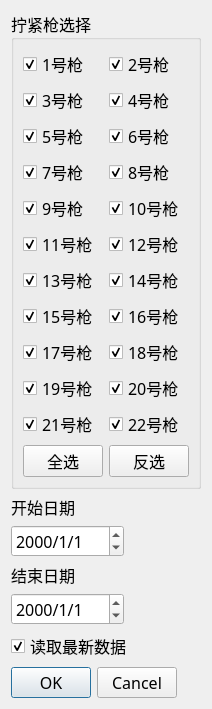
<?xml version="1.0" encoding="UTF-8"?>
<ui version="4.0">
 <class>Dialog</class>
 <widget class="QDialog" name="Dialog">
  <property name="geometry">
   <rect>
    <x>0</x>
    <y>0</y>
    <width>212</width>
    <height>580</height>
   </rect>
  </property>
  <property name="windowTitle">
   <string>多拧紧枪数据分析</string>
  </property>
  <layout class="QHBoxLayout" name="horizontalLayout">
   <item>
    <layout class="QVBoxLayout" name="verticalLayout">
     <property name="sizeConstraint">
      <enum>QLayout::SetFixedSize</enum>
     </property>
     <item>
      <layout class="QVBoxLayout" name="verticalLayout_2">
       <property name="sizeConstraint">
        <enum>QLayout::SetMinimumSize</enum>
       </property>
       <item>
        <widget class="QGroupBox" name="groupBox">
         <property name="sizePolicy">
          <sizepolicy hsizetype="Fixed" vsizetype="Preferred">
           <horstretch>0</horstretch>
           <verstretch>0</verstretch>
          </sizepolicy>
         </property>
         <property name="font">
          <font>
           <family>黑体</family>
           <pointsize>12</pointsize>
          </font>
         </property>
         <property name="title">
          <string>拧紧枪选择</string>
         </property>
         <layout class="QFormLayout" name="formLayout">
          <item row="0" column="0">
           <widget class="QCheckBox" name="checkBoxS1">
            <property name="font">
             <font>
              <family>黑体</family>
              <pointsize>12</pointsize>
             </font>
            </property>
            <property name="text">
             <string>1号枪</string>
            </property>
            <property name="checked">
             <bool>true</bool>
            </property>
            <attribute name="buttonGroup">
             <string notr="true">buttonGroup</string>
            </attribute>
           </widget>
          </item>
          <item row="0" column="1">
           <widget class="QCheckBox" name="checkBoxS2">
            <property name="font">
             <font>
              <family>黑体</family>
              <pointsize>12</pointsize>
             </font>
            </property>
            <property name="text">
             <string>2号枪</string>
            </property>
            <property name="checked">
             <bool>true</bool>
            </property>
            <attribute name="buttonGroup">
             <string notr="true">buttonGroup</string>
            </attribute>
           </widget>
          </item>
          <item row="1" column="0">
           <widget class="QCheckBox" name="checkBoxS3">
            <property name="font">
             <font>
              <family>黑体</family>
              <pointsize>12</pointsize>
             </font>
            </property>
            <property name="text">
             <string>3号枪</string>
            </property>
            <property name="checked">
             <bool>true</bool>
            </property>
            <attribute name="buttonGroup">
             <string notr="true">buttonGroup</string>
            </attribute>
           </widget>
          </item>
          <item row="1" column="1">
           <widget class="QCheckBox" name="checkBoxS4">
            <property name="font">
             <font>
              <family>黑体</family>
              <pointsize>12</pointsize>
             </font>
            </property>
            <property name="text">
             <string>4号枪</string>
            </property>
            <property name="checked">
             <bool>true</bool>
            </property>
            <attribute name="buttonGroup">
             <string notr="true">buttonGroup</string>
            </attribute>
           </widget>
          </item>
          <item row="2" column="0">
           <widget class="QCheckBox" name="checkBoxS5">
            <property name="font">
             <font>
              <family>黑体</family>
              <pointsize>12</pointsize>
             </font>
            </property>
            <property name="text">
             <string>5号枪</string>
            </property>
            <property name="checked">
             <bool>true</bool>
            </property>
            <attribute name="buttonGroup">
             <string notr="true">buttonGroup</string>
            </attribute>
           </widget>
          </item>
          <item row="2" column="1">
           <widget class="QCheckBox" name="checkBoxS6">
            <property name="font">
             <font>
              <family>黑体</family>
              <pointsize>12</pointsize>
             </font>
            </property>
            <property name="text">
             <string>6号枪</string>
            </property>
            <property name="checked">
             <bool>true</bool>
            </property>
            <attribute name="buttonGroup">
             <string notr="true">buttonGroup</string>
            </attribute>
           </widget>
          </item>
          <item row="3" column="0">
           <widget class="QCheckBox" name="checkBoxS7">
            <property name="font">
             <font>
              <family>黑体</family>
              <pointsize>12</pointsize>
             </font>
            </property>
            <property name="text">
             <string>7号枪</string>
            </property>
            <property name="checked">
             <bool>true</bool>
            </property>
            <attribute name="buttonGroup">
             <string notr="true">buttonGroup</string>
            </attribute>
           </widget>
          </item>
          <item row="3" column="1">
           <widget class="QCheckBox" name="checkBoxS8">
            <property name="font">
             <font>
              <family>黑体</family>
              <pointsize>12</pointsize>
             </font>
            </property>
            <property name="text">
             <string>8号枪</string>
            </property>
            <property name="checked">
             <bool>true</bool>
            </property>
            <attribute name="buttonGroup">
             <string notr="true">buttonGroup</string>
            </attribute>
           </widget>
          </item>
          <item row="4" column="0">
           <widget class="QCheckBox" name="checkBoxS9">
            <property name="font">
             <font>
              <family>黑体</family>
              <pointsize>12</pointsize>
             </font>
            </property>
            <property name="text">
             <string>9号枪</string>
            </property>
            <property name="checked">
             <bool>true</bool>
            </property>
            <attribute name="buttonGroup">
             <string notr="true">buttonGroup</string>
            </attribute>
           </widget>
          </item>
          <item row="4" column="1">
           <widget class="QCheckBox" name="checkBoxS10">
            <property name="font">
             <font>
              <family>黑体</family>
              <pointsize>12</pointsize>
             </font>
            </property>
            <property name="text">
             <string>10号枪</string>
            </property>
            <property name="checked">
             <bool>true</bool>
            </property>
            <attribute name="buttonGroup">
             <string notr="true">buttonGroup</string>
            </attribute>
           </widget>
          </item>
          <item row="5" column="0">
           <widget class="QCheckBox" name="checkBoxS11">
            <property name="font">
             <font>
              <family>黑体</family>
              <pointsize>12</pointsize>
             </font>
            </property>
            <property name="text">
             <string>11号枪</string>
            </property>
            <property name="checked">
             <bool>true</bool>
            </property>
            <attribute name="buttonGroup">
             <string notr="true">buttonGroup</string>
            </attribute>
           </widget>
          </item>
          <item row="5" column="1">
           <widget class="QCheckBox" name="checkBoxS12">
            <property name="font">
             <font>
              <family>黑体</family>
              <pointsize>12</pointsize>
             </font>
            </property>
            <property name="text">
             <string>12号枪</string>
            </property>
            <property name="checked">
             <bool>true</bool>
            </property>
            <attribute name="buttonGroup">
             <string notr="true">buttonGroup</string>
            </attribute>
           </widget>
          </item>
          <item row="6" column="0">
           <widget class="QCheckBox" name="checkBoxS13">
            <property name="font">
             <font>
              <family>黑体</family>
              <pointsize>12</pointsize>
             </font>
            </property>
            <property name="text">
             <string>13号枪</string>
            </property>
            <property name="checked">
             <bool>true</bool>
            </property>
            <attribute name="buttonGroup">
             <string notr="true">buttonGroup</string>
            </attribute>
           </widget>
          </item>
          <item row="6" column="1">
           <widget class="QCheckBox" name="checkBoxS14">
            <property name="font">
             <font>
              <family>黑体</family>
              <pointsize>12</pointsize>
             </font>
            </property>
            <property name="text">
             <string>14号枪</string>
            </property>
            <property name="checked">
             <bool>true</bool>
            </property>
            <attribute name="buttonGroup">
             <string notr="true">buttonGroup</string>
            </attribute>
           </widget>
          </item>
          <item row="7" column="0">
           <widget class="QCheckBox" name="checkBoxS15">
            <property name="font">
             <font>
              <family>黑体</family>
              <pointsize>12</pointsize>
             </font>
            </property>
            <property name="text">
             <string>15号枪</string>
            </property>
            <property name="checked">
             <bool>true</bool>
            </property>
            <attribute name="buttonGroup">
             <string notr="true">buttonGroup</string>
            </attribute>
           </widget>
          </item>
          <item row="7" column="1">
           <widget class="QCheckBox" name="checkBoxS16">
            <property name="font">
             <font>
              <family>黑体</family>
              <pointsize>12</pointsize>
             </font>
            </property>
            <property name="text">
             <string>16号枪</string>
            </property>
            <property name="checked">
             <bool>true</bool>
            </property>
            <attribute name="buttonGroup">
             <string notr="true">buttonGroup</string>
            </attribute>
           </widget>
          </item>
          <item row="8" column="0">
           <widget class="QCheckBox" name="checkBoxS17">
            <property name="font">
             <font>
              <family>黑体</family>
              <pointsize>12</pointsize>
             </font>
            </property>
            <property name="text">
             <string>17号枪</string>
            </property>
            <property name="checked">
             <bool>true</bool>
            </property>
            <attribute name="buttonGroup">
             <string notr="true">buttonGroup</string>
            </attribute>
           </widget>
          </item>
          <item row="8" column="1">
           <widget class="QCheckBox" name="checkBoxS18">
            <property name="font">
             <font>
              <family>黑体</family>
              <pointsize>12</pointsize>
             </font>
            </property>
            <property name="text">
             <string>18号枪</string>
            </property>
            <property name="checked">
             <bool>true</bool>
            </property>
            <attribute name="buttonGroup">
             <string notr="true">buttonGroup</string>
            </attribute>
           </widget>
          </item>
          <item row="9" column="0">
           <widget class="QCheckBox" name="checkBoxS19">
            <property name="font">
             <font>
              <family>黑体</family>
              <pointsize>12</pointsize>
             </font>
            </property>
            <property name="text">
             <string>19号枪</string>
            </property>
            <property name="checked">
             <bool>true</bool>
            </property>
            <attribute name="buttonGroup">
             <string notr="true">buttonGroup</string>
            </attribute>
           </widget>
          </item>
          <item row="9" column="1">
           <widget class="QCheckBox" name="checkBoxS20">
            <property name="font">
             <font>
              <family>黑体</family>
              <pointsize>12</pointsize>
             </font>
            </property>
            <property name="text">
             <string>20号枪</string>
            </property>
            <property name="checked">
             <bool>true</bool>
            </property>
            <attribute name="buttonGroup">
             <string notr="true">buttonGroup</string>
            </attribute>
           </widget>
          </item>
          <item row="10" column="0">
           <widget class="QCheckBox" name="checkBoxS21">
            <property name="font">
             <font>
              <family>黑体</family>
              <pointsize>12</pointsize>
             </font>
            </property>
            <property name="text">
             <string>21号枪</string>
            </property>
            <property name="checked">
             <bool>true</bool>
            </property>
            <attribute name="buttonGroup">
             <string notr="true">buttonGroup</string>
            </attribute>
           </widget>
          </item>
          <item row="10" column="1">
           <widget class="QCheckBox" name="checkBoxS22">
            <property name="font">
             <font>
              <family>黑体</family>
              <pointsize>12</pointsize>
             </font>
            </property>
            <property name="text">
             <string>22号枪</string>
            </property>
            <property name="checked">
             <bool>true</bool>
            </property>
            <attribute name="buttonGroup">
             <string notr="true">buttonGroup</string>
            </attribute>
           </widget>
          </item>
          <item row="11" column="1">
           <widget class="QPushButton" name="pushButtonSelectReverse">
            <property name="sizePolicy">
             <sizepolicy hsizetype="Fixed" vsizetype="Fixed">
              <horstretch>0</horstretch>
              <verstretch>0</verstretch>
             </sizepolicy>
            </property>
            <property name="font">
             <font>
              <family>黑体</family>
              <pointsize>12</pointsize>
             </font>
            </property>
            <property name="text">
             <string>反选</string>
            </property>
           </widget>
          </item>
          <item row="11" column="0">
           <widget class="QPushButton" name="pushButtonSelectAll">
            <property name="sizePolicy">
             <sizepolicy hsizetype="Fixed" vsizetype="Fixed">
              <horstretch>0</horstretch>
              <verstretch>0</verstretch>
             </sizepolicy>
            </property>
            <property name="font">
             <font>
              <family>黑体</family>
              <pointsize>12</pointsize>
             </font>
            </property>
            <property name="text">
             <string>全选</string>
            </property>
           </widget>
          </item>
         </layout>
        </widget>
       </item>
       <item>
        <widget class="QLabel" name="label">
         <property name="sizePolicy">
          <sizepolicy hsizetype="Preferred" vsizetype="Fixed">
           <horstretch>0</horstretch>
           <verstretch>0</verstretch>
          </sizepolicy>
         </property>
         <property name="font">
          <font>
           <family>黑体</family>
           <pointsize>12</pointsize>
          </font>
         </property>
         <property name="text">
          <string>开始日期</string>
         </property>
        </widget>
       </item>
       <item>
        <widget class="QDateEdit" name="dateEditStart">
         <property name="sizePolicy">
          <sizepolicy hsizetype="Fixed" vsizetype="Fixed">
           <horstretch>0</horstretch>
           <verstretch>0</verstretch>
          </sizepolicy>
         </property>
         <property name="font">
          <font>
           <family>黑体</family>
           <pointsize>12</pointsize>
          </font>
         </property>
         <property name="displayFormat">
          <string>yyyy/M/d</string>
         </property>
        </widget>
       </item>
       <item>
        <widget class="QLabel" name="label_2">
         <property name="sizePolicy">
          <sizepolicy hsizetype="Preferred" vsizetype="Fixed">
           <horstretch>0</horstretch>
           <verstretch>0</verstretch>
          </sizepolicy>
         </property>
         <property name="font">
          <font>
           <family>黑体</family>
           <pointsize>12</pointsize>
          </font>
         </property>
         <property name="text">
          <string>结束日期</string>
         </property>
        </widget>
       </item>
       <item>
        <widget class="QDateEdit" name="dateEditEnd">
         <property name="sizePolicy">
          <sizepolicy hsizetype="Fixed" vsizetype="Fixed">
           <horstretch>0</horstretch>
           <verstretch>0</verstretch>
          </sizepolicy>
         </property>
         <property name="font">
          <font>
           <family>黑体</family>
           <pointsize>12</pointsize>
          </font>
         </property>
         <property name="displayFormat">
          <string>yyyy/M/d</string>
         </property>
        </widget>
       </item>
       <item>
        <widget class="QCheckBox" name="checkBoxAllData">
         <property name="sizePolicy">
          <sizepolicy hsizetype="Fixed" vsizetype="Fixed">
           <horstretch>0</horstretch>
           <verstretch>0</verstretch>
          </sizepolicy>
         </property>
         <property name="font">
          <font>
           <family>黑体</family>
           <pointsize>12</pointsize>
          </font>
         </property>
         <property name="text">
          <string>读取最新数据</string>
         </property>
         <property name="checked">
          <bool>true</bool>
         </property>
        </widget>
       </item>
      </layout>
     </item>
     <item>
      <widget class="QDialogButtonBox" name="buttonBox">
       <property name="sizePolicy">
        <sizepolicy hsizetype="Fixed" vsizetype="Fixed">
         <horstretch>0</horstretch>
         <verstretch>0</verstretch>
        </sizepolicy>
       </property>
       <property name="font">
        <font>
         <family>黑体</family>
         <pointsize>12</pointsize>
        </font>
       </property>
       <property name="orientation">
        <enum>Qt::Horizontal</enum>
       </property>
       <property name="standardButtons">
        <set>QDialogButtonBox::Cancel|QDialogButtonBox::Ok</set>
       </property>
      </widget>
     </item>
    </layout>
   </item>
  </layout>
 </widget>
 <tabstops>
  <tabstop>dateEditStart</tabstop>
  <tabstop>checkBoxS22</tabstop>
  <tabstop>checkBoxS21</tabstop>
  <tabstop>checkBoxS20</tabstop>
  <tabstop>checkBoxS19</tabstop>
  <tabstop>checkBoxS18</tabstop>
  <tabstop>checkBoxS17</tabstop>
  <tabstop>checkBoxS16</tabstop>
  <tabstop>checkBoxS15</tabstop>
  <tabstop>checkBoxS14</tabstop>
  <tabstop>checkBoxS13</tabstop>
  <tabstop>checkBoxS12</tabstop>
  <tabstop>checkBoxS11</tabstop>
  <tabstop>checkBoxS10</tabstop>
  <tabstop>checkBoxS9</tabstop>
  <tabstop>checkBoxS8</tabstop>
  <tabstop>checkBoxS7</tabstop>
  <tabstop>checkBoxS6</tabstop>
  <tabstop>checkBoxS5</tabstop>
  <tabstop>checkBoxS4</tabstop>
  <tabstop>checkBoxS3</tabstop>
  <tabstop>checkBoxS2</tabstop>
  <tabstop>checkBoxS1</tabstop>
  <tabstop>dateEditEnd</tabstop>
  <tabstop>pushButtonSelectReverse</tabstop>
  <tabstop>checkBoxAllData</tabstop>
  <tabstop>pushButtonSelectAll</tabstop>
 </tabstops>
 <resources/>
 <connections>
  <connection>
   <sender>buttonBox</sender>
   <signal>accepted()</signal>
   <receiver>Dialog</receiver>
   <slot>accept()</slot>
   <hints>
    <hint type="sourcelabel">
     <x>202</x>
     <y>462</y>
    </hint>
    <hint type="destinationlabel">
     <x>157</x>
     <y>274</y>
    </hint>
   </hints>
  </connection>
  <connection>
   <sender>buttonBox</sender>
   <signal>rejected()</signal>
   <receiver>Dialog</receiver>
   <slot>reject()</slot>
   <hints>
    <hint type="sourcelabel">
     <x>202</x>
     <y>462</y>
    </hint>
    <hint type="destinationlabel">
     <x>211</x>
     <y>274</y>
    </hint>
   </hints>
  </connection>
  <connection>
   <sender>checkBoxAllData</sender>
   <signal>clicked(bool)</signal>
   <receiver>dateEditEnd</receiver>
   <slot>setDisabled(bool)</slot>
   <hints>
    <hint type="sourcelabel">
     <x>38</x>
     <y>446</y>
    </hint>
    <hint type="destinationlabel">
     <x>70</x>
     <y>416</y>
    </hint>
   </hints>
  </connection>
  <connection>
   <sender>checkBoxAllData</sender>
   <signal>clicked(bool)</signal>
   <receiver>dateEditStart</receiver>
   <slot>setDisabled(bool)</slot>
   <hints>
    <hint type="sourcelabel">
     <x>124</x>
     <y>448</y>
    </hint>
    <hint type="destinationlabel">
     <x>142</x>
     <y>375</y>
    </hint>
   </hints>
  </connection>
 </connections>
 <buttongroups>
  <buttongroup name="buttonGroup">
   <property name="exclusive">
    <bool>false</bool>
   </property>
  </buttongroup>
 </buttongroups>
</ui>
